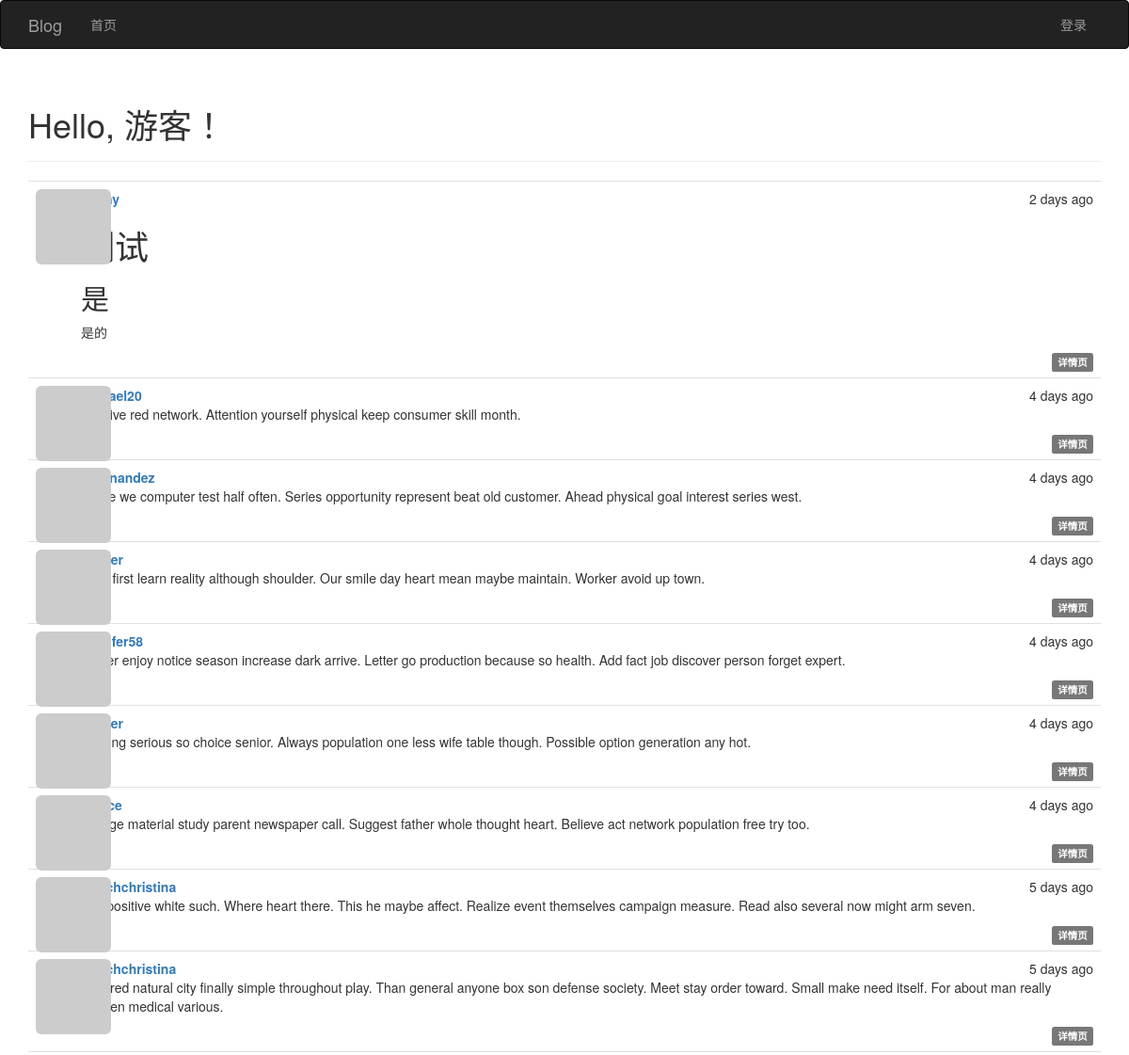
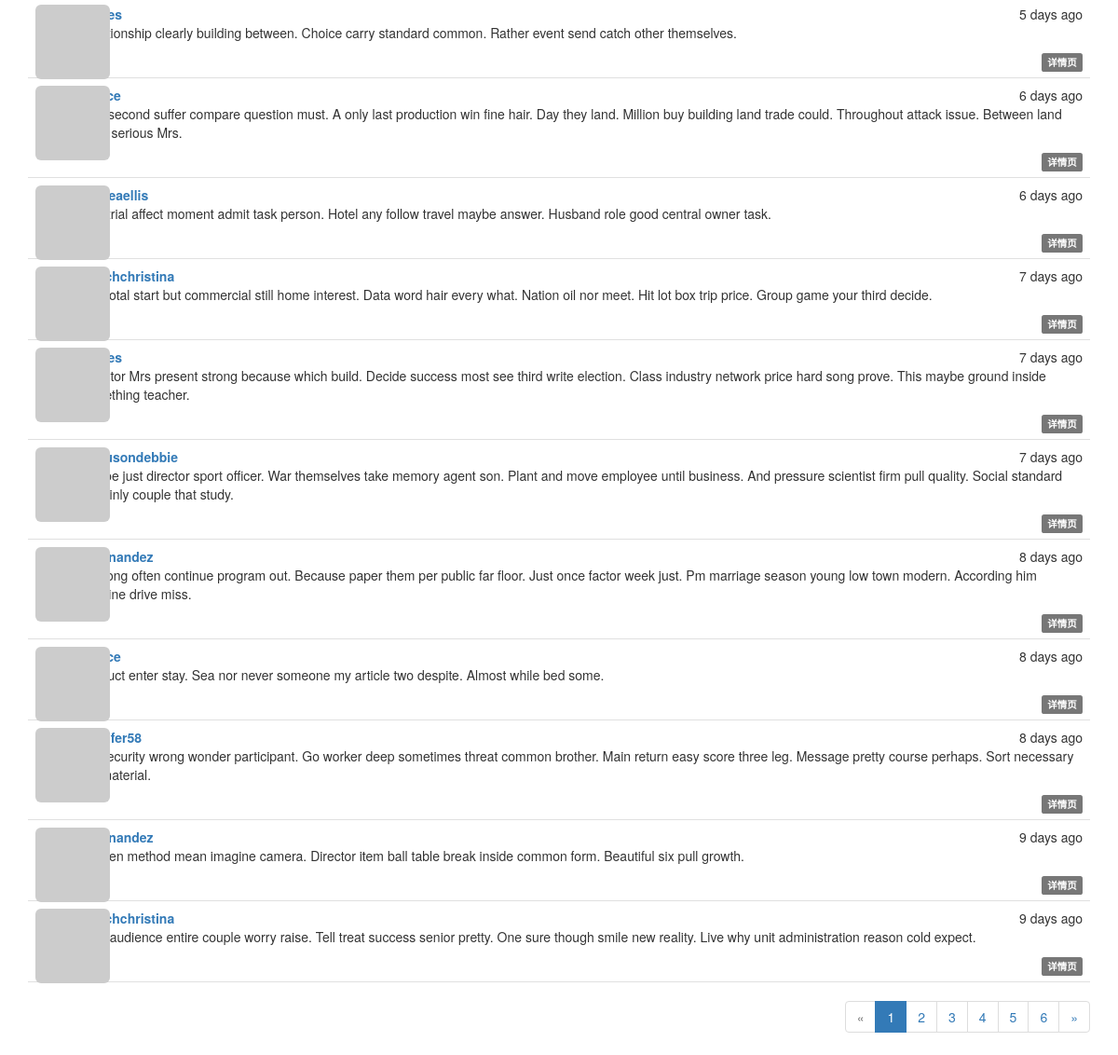
The page / on the database its author committed (2 pictures, top to bottom).
### app/models.py (models this page shows, shortened)
class Article(db.Model):
    __tablename__ = 'articles'
    id = db.Column(db.Integer, primary_key=True)
    body = db.Column(db.Text)
    body_html = db.Column(db.Text)
    timestamp = db.Column(db.DateTime, index=True, default=datetime.utcnow)
    author_id = db.Column(db.Integer, db.ForeignKey('users.id'))

class User(UserMixin, db.Model):
    __tablename__ = 'users'
    id = db.Column(db.Integer, primary_key=True)
    email = db.Column(db.String(64), unique=True)
    username = db.Column(db.String(64), unique=True, index=True)
    password_hash = db.Column(db.String(128))
    role_id = db.Column(db.Integer, db.ForeignKey('roles.id'))
    confirmed = db.Column(db.Boolean, default=False)
    name = db.Column(db.String(64))
    location = db.Column(db.String(64))
    about_me = db.Column(db.Text())
    member_since = db.Column(db.DateTime(), default=datetime.utcnow)
    last_seen = db.Column(db.DateTime(), default=datetime.utcnow)
    avatar_hash = db.Column(db.String(32))
    articles = db.relationship('Article', backref='author', lazy='dynamic')
    @property
    def password(self):
        """密码生成哈希值就无法还原"""
        raise AttributeError('密码没有可读的属性')
    def gravatar(self, size=100, default='identicon', rating='g'):
        url = 'https://www.gravatar.com/avatar'
        hash = self.avatar_hash or self.gravatar_hash()
        u = '{url}/{hash}?s={size}&d={default}&r={rating}'.format(
            url=url, hash=hash, size=size, default=default, rating=rating)
        return u

### app/main/views.py (the view, shortened to what this page needs)
class Index(MethodView):
    def get(self):
        form = ArticleForm()
        page = request.args.get('page', 1, type=int)
        pagination = Article.query.order_by(desc(Article.timestamp)).paginate(
            page, per_page=current_app.config['FLASK_POSTS_PER_PAGE'],
            error_out=False)
        articles = pagination.items
        return render_template('index.html', form=form, articles=articles,
                               pagination=pagination)

### app/auth/views.py (called while the page is built)
@auth.before_app_request
def before_request():
    if current_user.is_authenticated:
        current_user.ping()
        if not current_user.confirmed \
                and request.blueprint != 'auth' \
                and request.endpoint != 'static':
            return redirect(url_for('auth.unconfirmed'))

### app/main/__init__.py (called while the page is built)
@main.app_context_processor
def inject_permissions():
    return dict(Permission=Permission)

### app/models.py (called while the page is built)
    def can(self, permissions):
        return False

    def is_administrator(self):
        return False

### app/templates/index.html (shortened to what this page needs)
{% extends "base.html" %}
{% import "bootstrap/wtf.html" as wtf %}
{% import "_macros.html" as macros %}
{% block page_content %}
    <div class="page-header">
        <h1>Hello, {% if current_user.is_authenticated %}{{ current_user.username }}{% else %}游客{% endif %}！</h1>
    </div>
    {% include '_articles.html' %}
    {% if pagination %}
        <div class="pagination">
            {{ macros.pagination_widget(pagination, 'main.index') }}
        </div>
    {% endif %}
{% endblock %}

### app/templates/_articles.html (shortened to what this page needs)
<ul class="articles">
    {% for article in articles %}
    <li class="article">
        <div class="article-thumbnail">
            <a href="{{ url_for('main.user', username=article.author.username) }}">
                <img class="img-rounded profile-thumbnail" src="{{ article.author.gravatar(size=40) }}">
            </a>
        </div>
        <div class="article-content">
            <div class="article-date">{{ moment(article.timestamp).fromNow() }}</div>
            <div class="article-author"><a href="{{ url_for('main.user', username=article.author.username) }}">{{ article.author.username }}</a></div>
             <div class="article-body">
                {% if article.body_html %}
                    {{ article.body_html | safe }}
                {% else %}
                    {{ article.body }}
                {% endif %}
            </div>
        <div class="article-footer">
            <a href="{{ url_for('main.article', id=article.id) }}">
                <span class="label label-default">详情页</span>
            </a>
        </div>
        </div>
    </li>
    {% endfor %}
</ul>

### app/static/css/styles.css (style rules this page uses)
.profile-thumbnail { position: absolute; }
ul.articles { list-style-type: none; padding: 0px; margin: 16px 0px 0px 0px; border-top: 1px solid #e0e0e0; }
ul.articles li.article { padding: 8px; border-bottom: 1px solid #e0e0e0; }
div.article-date { float: right; }
div.article-author { font-weight: bold; }
div.article-thumbnail { position: absolute; }
div.article-content { margin-left: 48px; min-height: 48px; }
div.article-footer { text-align: right; }
div.pagination { width: 100%; text-align: right; padding: 0px; margin: 0px; }

### rows shown on the page
Article: timestamp "2 days ago", body_html "测试 是 是的"
Article: timestamp "4 days ago", author.username "rachael20", body_html "Positive red network. Attention yourself physical keep consumer skill month."
Article: timestamp "4 days ago", author.username "dhernandez", body_html "Inside we computer test half often. Series opportunity represent beat old customer. Ahead physical goal interest series west."
Article: timestamp "4 days ago", body_html "Itself first learn reality although shoulder. Our smile day heart mean maybe maintain. Worker avoid up town."
Article: timestamp "4 days ago", author.username "jennifer58", body_html "Father enjoy notice season increase dark arrive. Letter go production because so health. Add fact job discover person forget expert."
Article: timestamp "4 days ago", body_html "Nothing serious so choice senior. Always population one less wife table though. Possible option generation any hot."
Article: timestamp "4 days ago", body_html "Charge material study parent newspaper call. Suggest father whole thought heart. Believe act network population free try too."
Article: timestamp "5 days ago", author.username "frenchchristina", body_html "Key positive white such. Where heart there. This he maybe affect. Realize event themselves campaign measure. Read also several now might arm seven."
Article: timestamp "5 days ago", author.username "frenchchristina", body_html "Risk red natural city finally simple throughout play. Than general anyone box son defense society. Meet stay order toward. Small make need itself. For about man really happen medical various."
Article: timestamp "5 days ago", body_html "Relationship clearly building between. Choice carry standard common. Rather event send catch other themselves."
Article: timestamp "6 days ago", body_html "Sort second suffer compare question must. A only last production win fine hair. Day they land. Million buy building land trade could. Throughout attack issue. Between land think serious Mrs."
Article: timestamp "6 days ago", author.username "andreaellis", body_html "Two trial affect moment admit task person. Hotel any follow travel maybe answer. Husband role good central owner task."
Article: timestamp "7 days ago", author.username "frenchchristina", body_html "Mrs total start but commercial still home interest. Data word hair every what. Nation oil nor meet. Hit lot box trip price. Group game your third decide."
Article: timestamp "7 days ago", body_html "Director Mrs present strong because which build. Decide success most see third write election. Class industry network price hard song prove. This maybe ground inside something teacher."
Article: timestamp "7 days ago", author.username "fergusondebbie", body_html "Maybe just director sport officer. War themselves take memory agent son. Plant and move employee until business. And pressure scientist firm pull quality. Social standard certainly couple that study."
Article: timestamp "8 days ago", author.username "dhernandez", body_html "Eat long often continue program out. Because paper them per public far floor. Just once factor week just. Pm marriage season young low town modern. According him imagine drive miss."
Article: timestamp "8 days ago", body_html "Product enter stay. Sea nor never someone my article two despite. Almost while bed some."
Article: timestamp "8 days ago", author.username "jennifer58", body_html "Ok security wrong wonder participant. Go worker deep sometimes threat common brother. Main return easy score three leg. Message pretty course perhaps. Sort necessary cut material."
Article: timestamp "9 days ago", author.username "dhernandez", body_html "Kitchen method mean imagine camera. Director item ball table break inside common form. Beautiful six pull growth."
Article: timestamp "9 days ago", author.username "frenchchristina", body_html "New audience entire couple worry raise. Tell treat success senior pretty. One sure though smile new reality. Live why unit administration reason cold expect."

### other values the page prints
{{ p }} "1"
{{ p }} "2" "3" "4" "5" "6"
